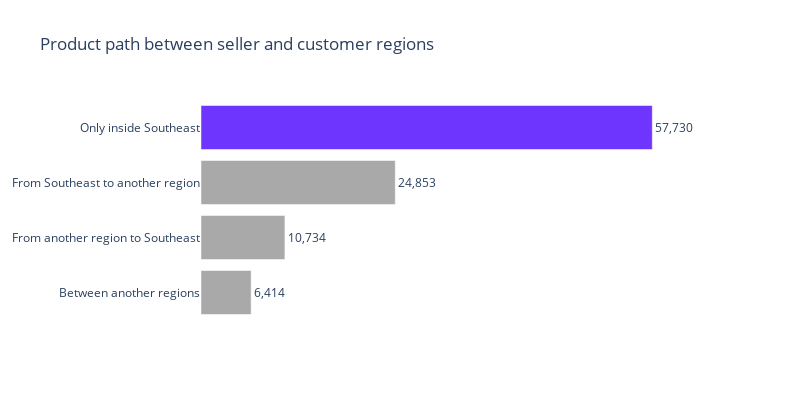

Notebook source saved alongside this figure:
### Markdown cell above
Here we can see that the Southeast states are responsible for almost 2/3 of the total payment value of the invoiced, shipped and delivered orders.

But these sellers are close to their customers? Let's see the relationship between the number of sellers and the number of customers by state.

### Code cell
# Calculates the number of order by seller and customer states
order_by_seller_customer_states = (
    orders.merge(customers, how="left", on="customer_id")
    .merge(order_items, how="left", on="order_id")
    .merge(products, how="left", on="product_id")
    .merge(sellers, how="left", on="seller_id")
    .loc[:, ["customer_state", "seller_state", "order_id"]]
)

order_by_seller_customer_states[
    "is_customer_from_southeast"
] = order_by_seller_customer_states["customer_state"].isin(southeast_states)
order_by_seller_customer_states[
    "is_seller_from_southeast"
] = order_by_seller_customer_states["seller_state"].isin(southeast_states)

order_by_seller_customer_states["customer_seller_situation"] = np.select(
    [
        order_by_seller_customer_states["is_customer_from_southeast"]
        & order_by_seller_customer_states["is_seller_from_southeast"],
        ~order_by_seller_customer_states["is_customer_from_southeast"]
        & order_by_seller_customer_states["is_seller_from_southeast"],
        order_by_seller_customer_states["is_customer_from_southeast"]
        & ~order_by_seller_customer_states["is_seller_from_southeast"],
        ~order_by_seller_customer_states["is_customer_from_southeast"]
        & ~order_by_seller_customer_states["is_seller_from_southeast"],
    ],
    [
        "Only inside Southeast",
        "From Southeast to another region",
        "From another region to Southeast",
        "Between another regions",
    ],
    default="Between another regions",
)

order_by_seller_customer_states = (
    order_by_seller_customer_states.groupby(by=["customer_seller_situation"])
    .agg({"order_id": "nunique"})
    .reset_index()
    .rename(columns={"order_id": "n_orders"})
    .sort_values(by="n_orders", ascending=True)
)


fig = go.Figure(
    data=[
        go.Bar(
            x=order_by_seller_customer_states["n_orders"],
            y=order_by_seller_customer_states["customer_seller_situation"],
            marker_color=["#a9a9a9", "#a9a9a9", "#a9a9a9", "#6e35ff"],
            orientation="h",
            text=order_by_seller_customer_states["n_orders"],
            texttemplate="%{text:,}",
            textposition="outside",
        )
    ]
)

# Remove the xaxis values
fig.update_xaxes(showticklabels=False)

# Add the title
fig.update_layout(
    title_text="Product path between seller and customer regions",
    height=400,
    width=800,
)

# Update axes limits to not cut off the first bar
fig.update_xaxes(range=[0, 1.15 * order_by_seller_customer_states["n_orders"].max()])

# Removes the grid
fig.update_xaxes(showgrid=False, zeroline=False)

fig.show()

### Figure 1 — Plotly figure (JSON) as saved in the notebook; plotly's stock layout.template omitted (floating-point values rounded to 4 significant figures)
{"data": [{"marker": {"color": ["#a9a9a9", "#a9a9a9", "#a9a9a9", "#6e35ff"]}, "orientation": "h", "text": [6414, 10734, 24853, 57730], "textposition": "outside", "texttemplate": "%{text:,}", "type": "bar", "x": [6414, 10734, 24853, 57730], "y": ["Between another regions", "From another region to Southeast", "From Southeast to another region", "Only inside Southeast"]}], "layout": {"height": 400, "title": {"text": "Product path between seller and customer regions"}, "width": 800, "xaxis": {"range": [0, 66390.0], "showgrid": false, "showticklabels": false, "zeroline": false}}}
